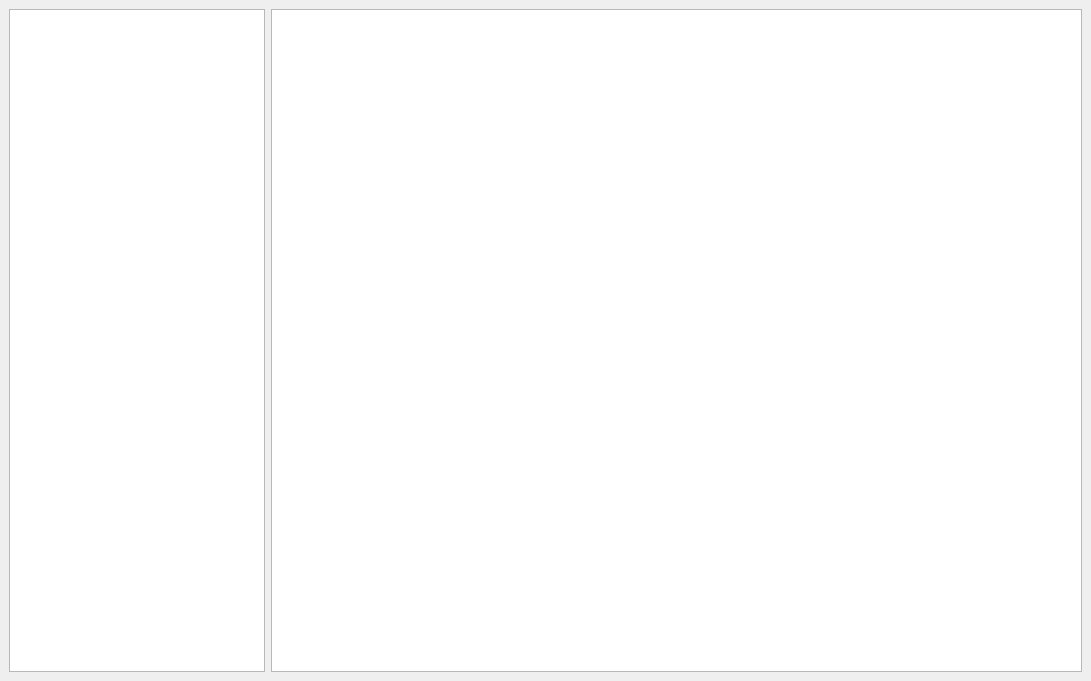
<?xml version="1.0" encoding="UTF-8"?>
<ui version="4.0">
 <class>HelpSystem</class>
 <widget class="QDockWidget" name="HelpSystem">
  <property name="enabled">
   <bool>true</bool>
  </property>
  <property name="geometry">
   <rect>
    <x>0</x>
    <y>0</y>
    <width>1091</width>
    <height>681</height>
   </rect>
  </property>
  <property name="whatsThis">
   <string>&lt;html&gt;&lt;head/&gt;&lt;body&gt;&lt;p&gt;Its your automagical help system!&lt;/p&gt;&lt;/body&gt;&lt;/html&gt;</string>
  </property>
  <property name="floating">
   <bool>false</bool>
  </property>
  <property name="features">
   <set>QDockWidget::AllDockWidgetFeatures</set>
  </property>
  <property name="windowTitle">
   <string>I am Here to Help</string>
  </property>
  <widget class="QWidget" name="dockWidgetContents">
   <layout class="QHBoxLayout" name="horizontalLayout" stretch="0,1">
    <property name="sizeConstraint">
     <enum>QLayout::SetMinAndMaxSize</enum>
    </property>
    <item>
     <widget class="QTreeView" name="helpFileTree">
      <property name="minimumSize">
       <size>
        <width>50</width>
        <height>0</height>
       </size>
      </property>
      <property name="alternatingRowColors">
       <bool>false</bool>
      </property>
      <property name="indentation">
       <number>10</number>
      </property>
      <property name="sortingEnabled">
       <bool>true</bool>
      </property>
      <property name="animated">
       <bool>true</bool>
      </property>
      <property name="headerHidden">
       <bool>false</bool>
      </property>
      <attribute name="headerVisible">
       <bool>false</bool>
      </attribute>
      <attribute name="headerCascadingSectionResizes">
       <bool>true</bool>
      </attribute>
      <attribute name="headerDefaultSectionSize">
       <number>103</number>
      </attribute>
      <attribute name="headerMinimumSectionSize">
       <number>10</number>
      </attribute>
      <attribute name="headerStretchLastSection">
       <bool>true</bool>
      </attribute>
     </widget>
    </item>
    <item>
     <widget class="QTextBrowser" name="helpDisplay">
      <property name="frameShadow">
       <enum>QFrame::Sunken</enum>
      </property>
      <property name="lineWidth">
       <number>7</number>
      </property>
      <property name="midLineWidth">
       <number>0</number>
      </property>
      <property name="openExternalLinks">
       <bool>true</bool>
      </property>
     </widget>
    </item>
   </layout>
  </widget>
 </widget>
 <resources/>
 <connections/>
</ui>
